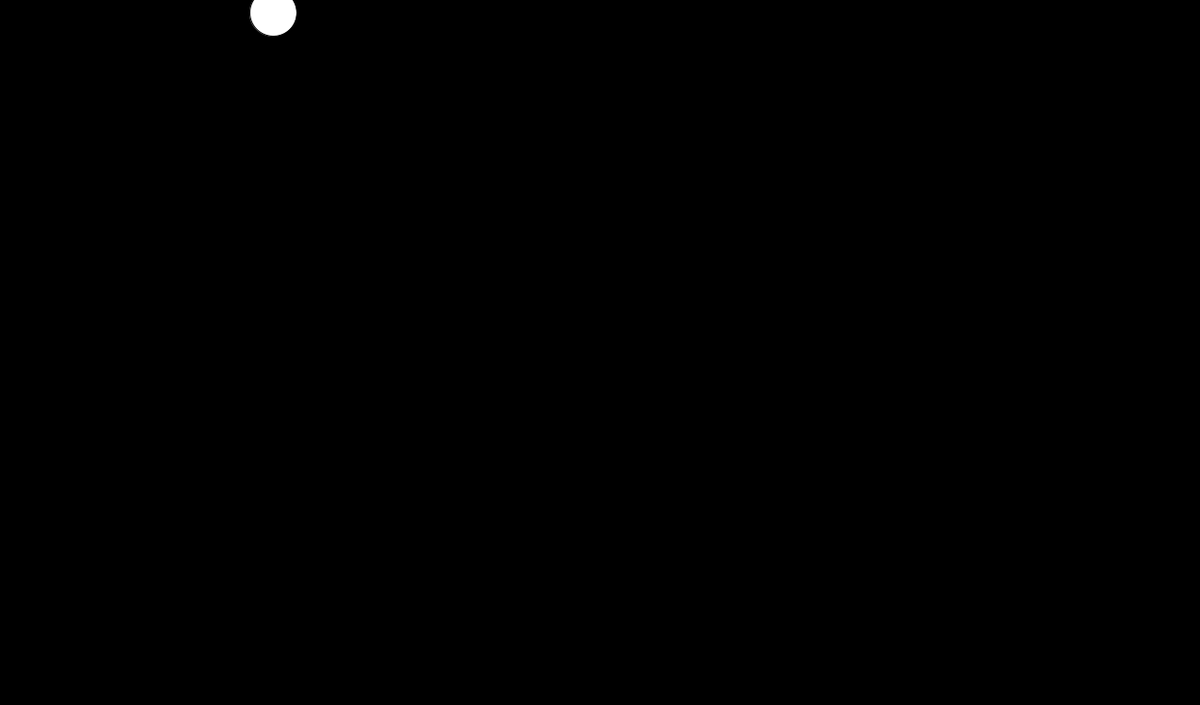
Frame 1 (no input)
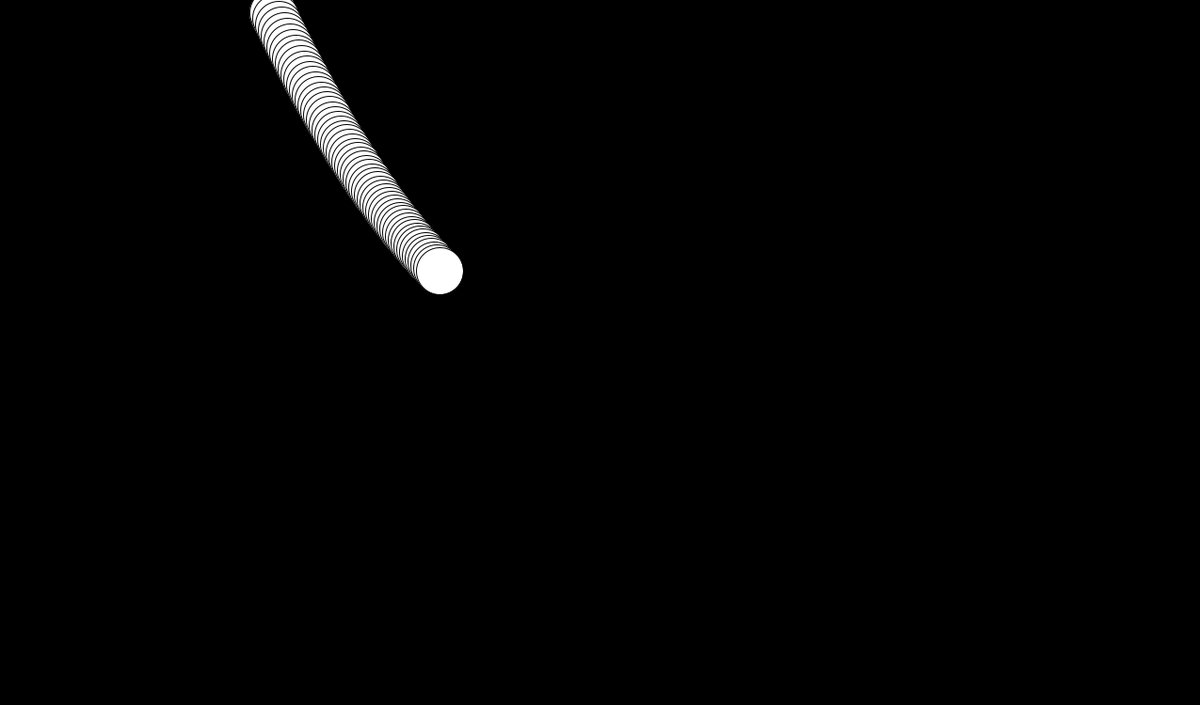
Frame 60 (the mouse pressed at the canvas centre just before this capture)
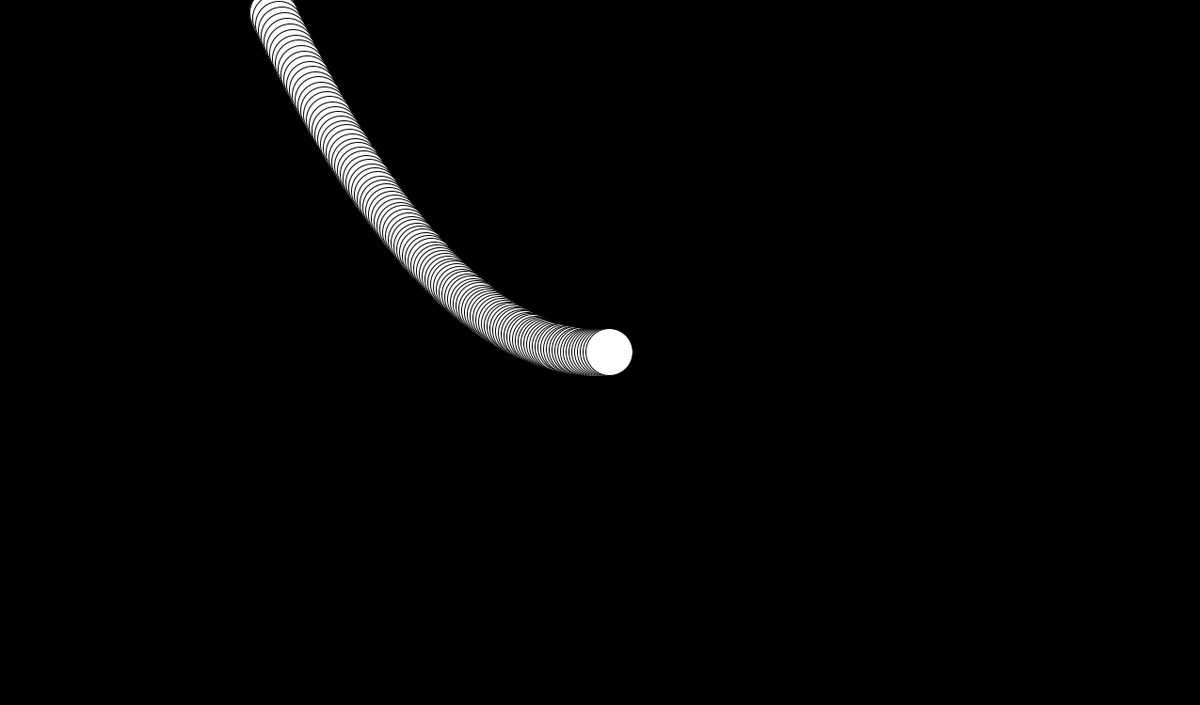
Frame 120 (the mouse held since frame 60 and released just before this capture)

The Processing sketch that drew these frames (run headless with seeded random() and noise(); from frame 60 on, the mouse is pressed at the canvas centre):

// Processing sketch: Quadratic_Example_150325b
// ── Quadratic_Example_150325b.pde
int x = -350;
float y = 0;
void setup() {
  size(1275,750);
  background(0);
  
  frameRate(45);
}

void draw() {
  translate(width/2,height/2); // grid
  scale(1,-1);

  //-2 squared????
  // increment horizontal position
  x = x+3;
  y = 0.003 * (x * x);
  println(y);
  ellipse(x,y,50,50);
} 
